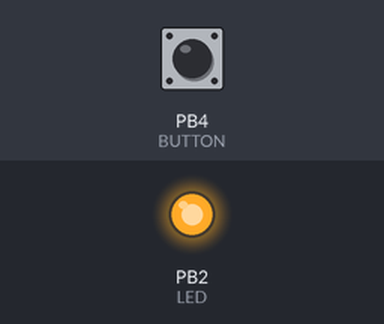
This sketch was run on a simulated ATtiny85, built with avr-gcc and run on an emulated ATtiny85. Parts: output pins drawn as LEDs (lit = HIGH). The test bench sets the inputs (shaded band); at power-on: PB4 (BUTTON) LOW. What the sketch prints to the serial monitor is not drawn.

Above: at 1.2 s.
1.3 s: PB4 (BUTTON) pulled HIGH for 0.15 s
At 1.38 s:
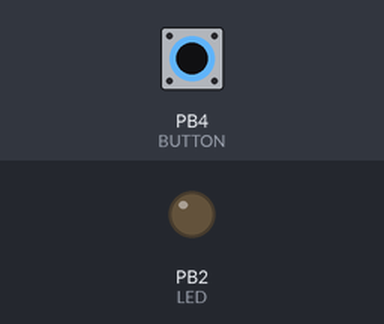
2.9 s: PB4 (BUTTON) pulled HIGH for 3.2 s
At 6.5 s:
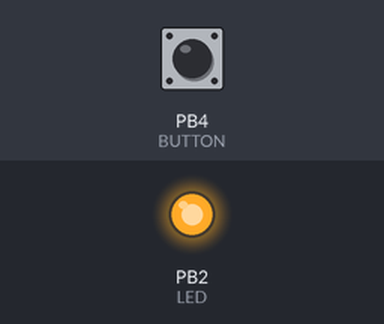
Timing chart, 0 to 8.0 s (numbered marks = the images above; inputs shaded):
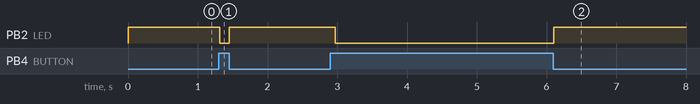

The sketch:

BUTTON.ino
```cpp
int LED=2;
int BUTTON=4;

void setup() {

Serial.begin(115200);
  pinMode(LED,OUTPUT);
  pinMode(BUTTON,INPUT);


}

void loop() {
int BUTTONSTATE=digitalRead(BUTTON);
Serial.println(BUTTONSTATE);

  if(BUTTONSTATE == HIGH)
  {
    Serial.println("led off");

  digitalWrite(LED,LOW);

  }
  else
  {
    Serial.println("led on");
    digitalWrite(LED,HIGH);
    delay(100);
  }
  }
```

Measured:
- after the input at 1.3 s, PB2 (LED): HIGH → LOW at once, → HIGH 0.13 s later
- after the input at 2.9 s, PB2 (LED): HIGH → LOW after 0.07 s, → HIGH 3.1 s later
